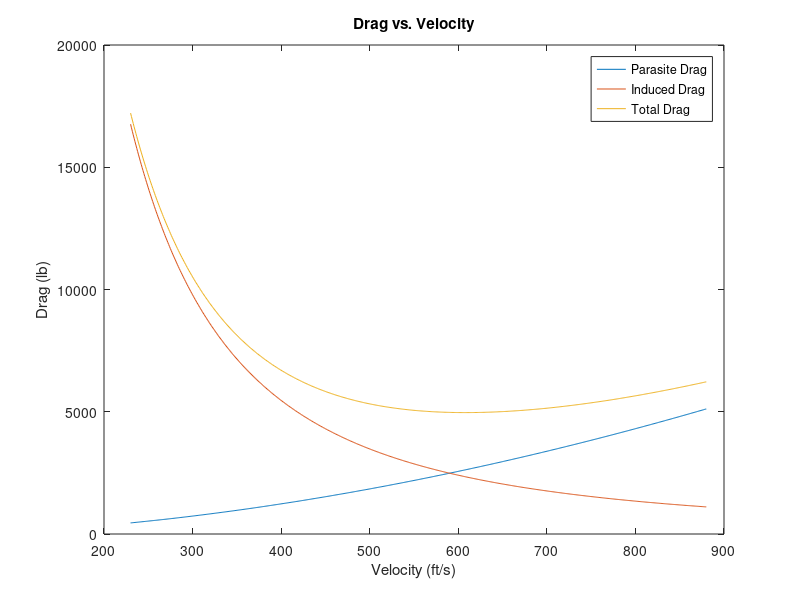
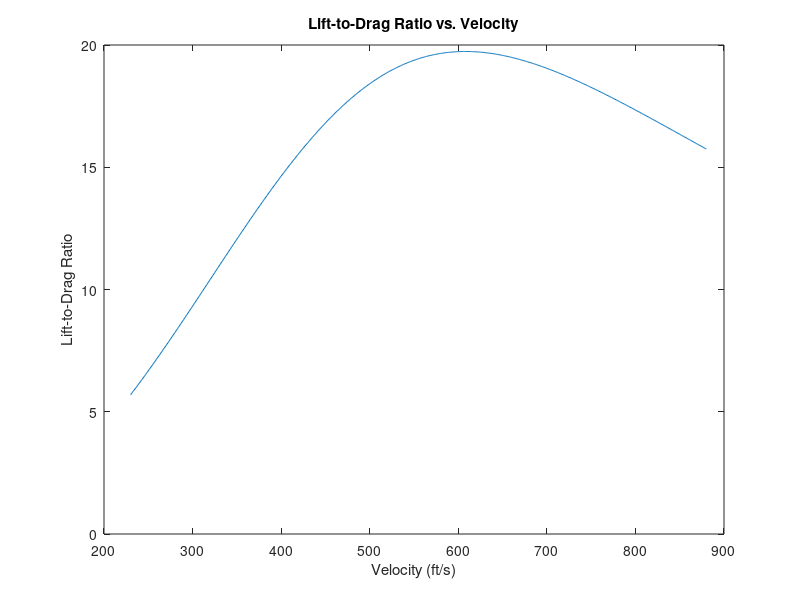

Here is the MATLAB script that generated these plots, in order:
% Clear workspace and close figures
clc; clear; close all;

% ===================== Environment Conditions =====================
rho = 0.0008754; % Air density (slug/ft^3)
T = 400;         % Temperature (°R)
mu = 3.025E-7;   % Dynamic viscosity (lb*s/ft^2)

% ===================== Geometry Parameters =====================
% Aircraft weight
W = 98000; % Weight (lb)

% Wing geometry
b_wing = 97;                % Wingspan (ft)
S_ref = 580.545 * 2;        % Reference area (ft^2)
t_c_wing = 0.1793186648;    % Thickness-to-chord ratio
swept_angle_wing = 6;       % Sweep angle (degrees)
sigma_wing = 0.26;          % Taper ratio
C_r_0_wing = 19;            % Root chord length (ft)

% Fuselage geometry
L_f = 92;                       % Fuselage length (ft)
D_f = 11;                       % Fuselage diameter (ft)
S_wet_f = 0.8 * pi * D_f * L_f; % Wetted area (ft^2)

% Horizontal tail geometry
S_ref_ht = 261;            % Horizontal tail area (ft^2)
t_c_ht = 0.09;             % Thickness-to-chord ratio
swept_angle_ht = 31.6;     % Sweep angle (degrees)
sigma_ht = 0.35;           % Taper ratio
C_r_ht = 11.1;             % Root chord length (ft)

% Vertical tail geometry
S_ref_vt = 161;            % Vertical tail area (ft^2)
t_c_vt = 0.09;             % Thickness-to-chord ratio
swept_angle_vt = 43.5;     % Sweep angle (degrees)
sigma_vt = 0.8;            % Taper ratio
C_r_vt = 15.5;             % Root chord length (ft)

% Pylon geometry
S_wet_p = 117;          % Wetted area (ft^2)
t_c_p = 0.06;           % Thickness-to-chord ratio
swept_angle_p = 0;      % Sweep angle (degrees)
sigma_p = 1;            % Taper ratio
c_p = 16.2;             % Chord length (ft)

% Nacelle geometry
S_wet_n = 455;          % Wetted area (ft^2)
Ln_Dn = 5;              % Length-to-diameter ratio
L_n = 16.8;             % Nacelle length (ft)

% ===================== Arrays for Graphing Results =====================
D_p = [];       % Parasite drag
D_i = [];       % Induced drag
D_total = [];   % Total drag
L_D = [];       % Lift-to-drag ratio

% ===================== Loop over Velocity Range =====================
for v = 230:880 % True airspeed (ft/s)
    % ===== (a) Parasite Drag Coefficient Calculation =====
    R_L = (rho * v) / mu;        % Reynolds number over characteristic length
    q = 0.5 * rho * v^2;         % Dynamic pressure (lb/ft^2)
    
    % ----- Wing Parasite Drag -----
    C_t_wing = sigma_wing * C_r_0_wing;      % Tip chord
    C_r_e_wing = 17.4056;                    % Root chord from model (ft)
    MAC_wing = (2/3) * (C_r_e_wing + C_t_wing - (C_r_e_wing * C_t_wing)/(C_r_e_wing + C_t_wing)); % Mean aerodynamic chord (ft)
    Re_wing = R_L * MAC_wing;                % Reynolds number (wing)
    C_f_wing = 0.0798 * Re_wing^-0.195;      % Skin friction coefficient (wing)
    Z = ((2 - 0.5^2) * cosd(swept_angle_wing)) / sqrt(1 - 0.5^2 * cosd(swept_angle_wing)^2); 
    K_wing = 1 + Z * t_c_wing + 100 * t_c_wing^4;  % Form factor
    S_wet_wing = 498.95 + 496.3;             % Wetted area from model (ft^2)
    f_wing = K_wing * C_f_wing * S_wet_wing; % Equivalent profile drag area
    C_Dp_wing = f_wing / S_ref;              % Parasite drag coefficient (wing)

    % ----- Fuselage Parasite Drag -----
    Re_f = R_L * L_f;                        % Reynolds number (fuselage)
    C_f_f = 0.0798 * Re_f^(-0.195);          % Skin friction coefficient (fuselage)
    Lf_Df = L_f / D_f;                       % Length-to-diameter ratio
    K_f = 2.29 - 0.353 * Lf_Df + 0.038 * Lf_Df^2 - 1.48E-03 * Lf_Df^3; % Form factor (fuselage)
    f_f = K_f * C_f_f * S_wet_f;             % Equivalent profile drag area
    C_Dp_fuselage = f_f / S_ref;             % Parasite drag coefficient (fuselage)
    
    % ----- Horizontal Tail Parasite Drag -----
    MAC_ht = (2/3) * C_r_ht * (1 + sigma_ht - sigma_ht / (1 + sigma_ht)); % Mean aerodynamic chord (ft)
    Re_ht = R_L * MAC_ht;                   % Reynolds number (horizontal tail)
    C_f_ht = 0.0798 * Re_ht^-0.195;         % Skin friction coefficient (horizontal tail)
    Z_ht = ((2 - 0.5^2) * cosd(swept_angle_ht)) / sqrt(1 - 0.5^2 * cosd(swept_angle_ht)^2); 
    K_ht = 1 + Z_ht * t_c_ht + 100 * t_c_ht^4; % Form factor
    S_wet_ht = 2 * 1.02 * S_ref_ht;         % Wetted area (ft^2)
    f_ht = K_ht * C_f_ht * S_wet_ht;        % Equivalent profile drag area
    C_Dp_horizontal_tail = f_ht / S_ref;    % Parasite drag coefficient (horizontal tail)

    % ----- Vertical Tail Parasite Drag -----
    MAC_vt = (2/3) * C_r_vt * (1 + sigma_vt - sigma_vt / (1 + sigma_vt)); % Mean aerodynamic chord (ft)
    Re_vt = R_L * MAC_vt;                   % Reynolds number (vertical tail)
    C_f_vt = 0.0798 * Re_vt^-0.195;         % Skin friction coefficient (vertical tail)
    Z_vt = ((2 - 0.5^2) * cosd(swept_angle_vt)) / sqrt(1 - 0.5^2 * cosd(swept_angle_vt)^2); 
    K_vt = 1 + Z_vt * t_c_vt + 100 * t_c_vt^4; % Form factor
    S_wet_vt = 2 * 1.02 * S_ref_vt;         % Wetted area (ft^2)
    f_vt = K_vt * C_f_vt * S_wet_vt;        % Equivalent profile drag area
    C_Dp_vertical_tail = f_vt / S_ref;      % Parasite drag coefficient (vertical tail)

    % ----- Nacelle Parasite Drag -----
    Re_n = R_L * L_n;                     % Reynolds number (nacelle)
    C_f_n = 0.0798 * Re_n^-0.195;         % Skin friction coefficient (nacelle)
    K_n = 2.29 + -0.353*Ln_Dn + 0.038*Ln_Dn^2 + -1.48E-03*Ln_Dn^3;         % Form factor based on length-to-diameter ratio
    f_n = K_n * C_f_n * S_wet_n;          % Equivalent profile drag area for nacelle
    C_Dp_nacelles = f_n / S_ref;          % Parasite drag coefficient (nacelle)

    % ===== Total Parasite Drag Coefficient =====
    C_Dp_total = 1.1 * (C_Dp_wing + C_Dp_fuselage + C_Dp_horizontal_tail + C_Dp_vertical_tail + C_Dp_nacelles);

    % ===== (b) Induced Drag Coefficient Calculation =====
    C_L = W / (q * S_ref);                 % Lift coefficient
    AR = b_wing^2 / S_ref;                 % Aspect ratio
    
    % ----- Oswald Efficiency Factor (e) -----
    if 0.0100 < C_Dp_total && C_Dp_total < 0.0150
        e1 = 0.969 - 0.0117 * AR + 1.85E-04 * AR^2;
        e15 = 0.975 - 0.0184 * AR + 3.7E-04 * AR^2;
        e = (e15 - e1) * (C_Dp_total - 0.0100) / (0.0150 - 0.0100) + e1;
        
    elseif 0.0150 < C_Dp_total && C_Dp_total < 0.0200
        e15 = 0.975 - 0.0184 * AR + 3.7E-04 * AR^2;
        e2 = 0.97 - 0.0226 * AR + 4.4E-04 * AR^2;
        e = (e2 - e15) * (C_Dp_total - 0.0150) / (0.0200 - 0.0150) + e15;
        
    elseif 0.0200 < C_Dp_total && C_Dp_total < 0.0250
        e2 = 0.97 - 0.0226 * AR + 4.4E-04 * AR^2;
        e25 = 0.958 - 0.0247 * AR + 4.07E-04 * AR^2;
        e = (e25 - e2) * (C_Dp_total - 0.0200) / (0.0250 - 0.0200) + e2;
        
    else
        disp('ERROR IN Oswald efficiency e');
    end


    % Induced drag coefficient
    C_Di = C_L^2 / (pi * AR * e);

    % ===== Forces =====
    D_p(end+1) = q * S_ref * C_Dp_total;       % Parasite drag
    D_i(end+1) = q * S_ref * C_Di;             % Induced drag
    C_D_total = C_Di + C_Dp_total;             % Total drag coefficient
    D_total(end+1) = q * S_ref * C_D_total;    % Total drag
    L_D(end+1) = C_L / C_D_total;              % Lift-to-drag ratio
end

% ===================== Plotting Results =====================
v_list = 230:880; % Velocity range for plotting

% Plot Parasite, Induced, and Total Drag vs Velocity
figure;
plot(v_list, D_p, v_list, D_i, v_list, D_total);
xlabel('Velocity (ft/s)');
ylabel('Drag (lb)');
legend('Parasite Drag', 'Induced Drag', 'Total Drag');
title('Drag vs. Velocity');

% Plot Lift-to-Drag Ratio vs Velocity
figure;
plot(v_list, L_D);
xlabel('Velocity (ft/s)');
ylabel('Lift-to-Drag Ratio');
title('Lift-to-Drag Ratio vs. Velocity');
